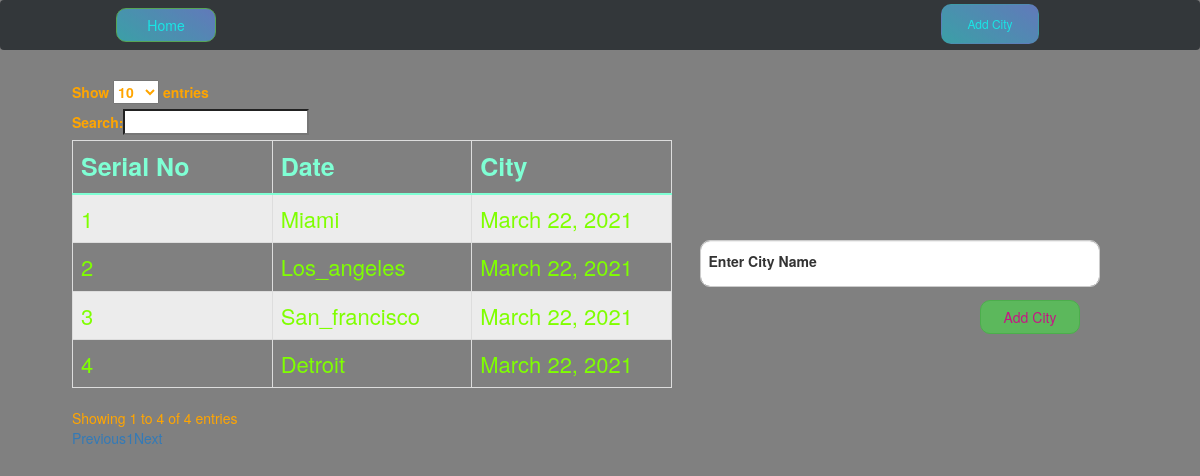
/addcity/, run on the app's committed database.
### ipapp/models.py (models this page shows, shortened)
class City(models.Model):
    name = models.CharField(max_length=200)
    date = models.DateField(default=date.today())

### ipapp/views.py (the view, shortened to what this page needs)
# urls.py: path('addcity/',views.addcity,name='addcity'),
def addcity(request):
    return render(request,'addcity.html',{'cities':City.objects.all})

### templates/addcity.html (shortened to what this page needs)
{% extends "base.html" %}
{% load static %}
{% block content %}
<div class="cityform">
  <form action="{% url 'addcity' %}" method="POST">
    <div class="form-floating mb-4">
        <input type="text" name="city_name" class="form-control fsco" id="floatingInput"
          placeholder="Enter City Name" style="height: 47px
          ;text-transform:capitalize;" required autofocus>
        <label for="floatingInput">Enter City Name</label>
        <br> <br>
        <input type="submit" class="btn btn-success bac" value="Add City">
      </div>
  </form>
</div>
<div class="citylist">
    <table id="example" class="table table-striped table-bordered" style="width:100%">
        <thead>
          <tr>
            <th><b>Serial No</b></th>
              <th><b>Date</b></th>
            <th><b> City </b></th>
          </tr>
        </thead>
        <tbody>
          {% for city in cities %}
          <tr>
            <td>{{city.pk}}</td>
            <td>{{city.name}}</td>
            <td>{{city.date}}</td>
          </tr>
          {% endfor %}
        </tbody>
      </table>
</div>
{% endblock content %}

### static/css/home.css (style rules this page uses)
body { background-color: grey; }
.fsco { width: 400px; border-radius: 10px; }
.citylist { width: 600px; position: absolute; left: 6%; top: 10%; color: #FFA500; }
.citylist th { width: 169px; font-size: 25px; color: aquamarine; }
.citylist table td { font-size: 22px; color: chartreuse; }
.cityform { position: absolute; top: 30%; right: 100px; }
.bac { position: absolute; left: 280px; bottom: -7px; width: 100px; border-radius: 10px; color: 5CB85C; color: #c71585; }

### data on the page
City: pk "1", name "Miami", date "March 22, 2021"
City: pk "2", name "Los_angeles", date "March 22, 2021"
City: pk "3", name "San_francisco", date "March 22, 2021"
City: pk "4", name "Detroit", date "March 22, 2021"
